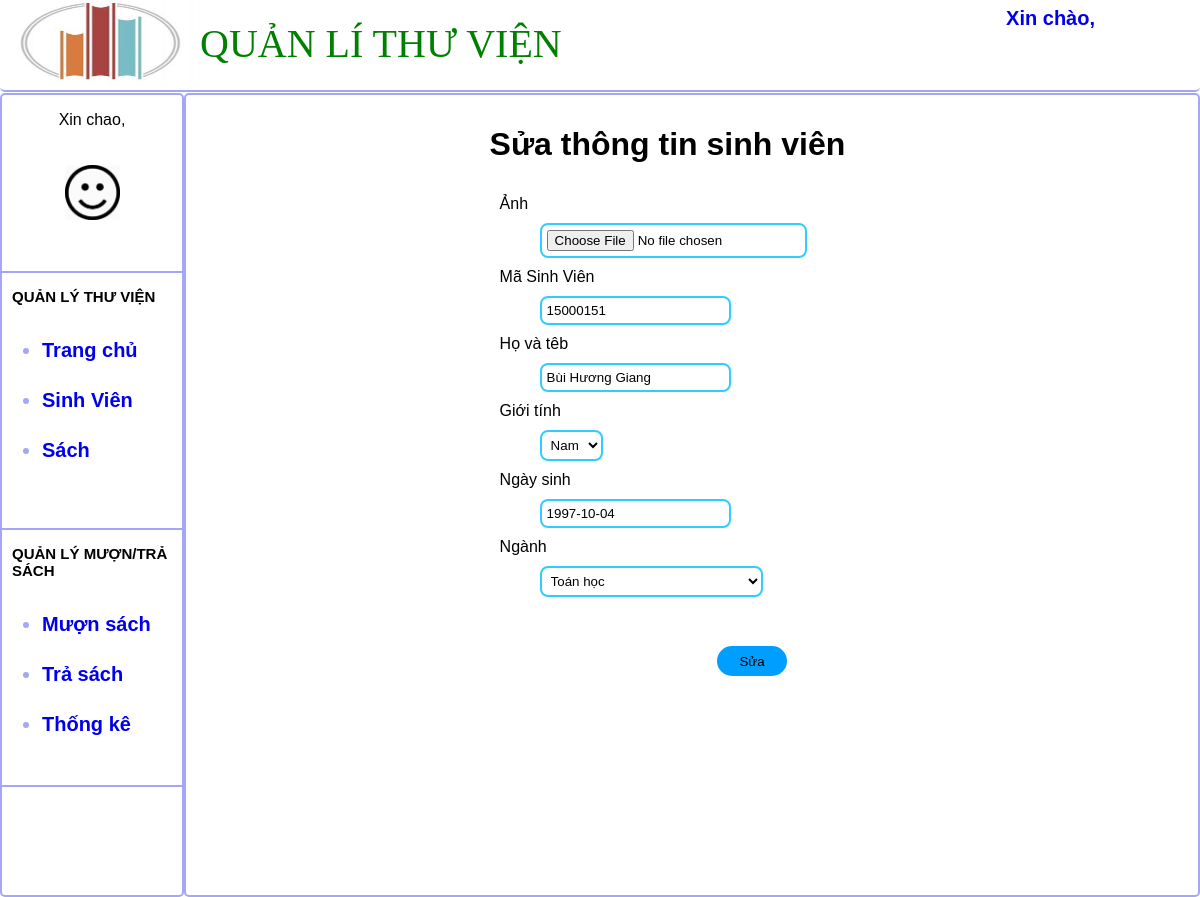
The app's page /edit.php?edit=15000151 with its own data.
### tables this page shows
CREATE TABLE `student` (
  `idStudent` int(8) NOT NULL,
  `avatar` varchar(250) NOT NULL,
  `fullname` varchar(250) NOT NULL,
  `gender` int(1) NOT NULL,
  `birthday` date NOT NULL,
  `idDepartment` int(2) NOT NULL
);

### edit.php (the view, shortened to what this page needs)
<?php
$connect = mysqli_connect("localhost", "root", "", "libdb") or die('khong the ket noi');
if(isset($_GET['edit'])){
	$id = $_GET['edit'];
}
$result = mysqli_query($connect,"SELECT * FROM student WHERE idStudent = '$id'");
mysqli_set_charset($connect,'UTF8');
?>
<!DOCTYPE html>
<html>
<head>
	<link rel="stylesheet" type="text/css" href="css/index.css">
	<link rel="stylesheet" type="text/css" href="css/edit.css">
</head>
<body>
	<div>
		<?php include("header.inc") ?>
		<div id="mainpage">
			<div id="fix_info">
				<form method="POST" class="fix_form">
					<h1> Sửa thông tin sinh viên</h1>
					<?php
					while($row = mysqli_fetch_assoc($result)):
						?>
						<label class="fix_label"> Ảnh </label>
						<input type="file" name="anh" value="<?php echo $row['avatar'] ?>" class="fix_input">
						<label class="fix_label"> Mã Sinh Viên </label>
						<input type="text" name="masv" value="<?php echo $row['idStudent'] ?>" class="fix_input">
						<label class="fix_label"> Họ và têb </label>
						<input type="text" name="hoten" value="<?php echo $row['fullname'] ?>" class="fix_input">
						<label class="fix_label"> Giới tính </label>
						<select name="gt" class="fix_input" >
							<option value="1">Nam</option>
						</select>
						<label class="fix_label"> Ngày sinh </label>
						<input type="text" name="ngaysinh" value="<?php echo $row['birthday'] ?>" class="fix_input">
						<label class="fix_label"> Ngành </label>
						<select class="fix_input" name="nganh">
							<?php
							$result_dp = mysqli_query($connect,"SELECT * FROM department");
							while ($row1 = mysqli_fetch_assoc($result_dp)):
								?>
								<option value="<?php echo $row1['idDepartment'] ?>"> <?php echo $row1['nameDepartment'] ?></option>
							<?php endwhile;
							?>
						</select>
						<input type="submit" name="edit_submit" id="edit_submit" value="Sửa">
					<?php endwhile;
					?>
				</form>
			</div>
		</div>
	</div>
</body>
</html>

### css/index.css (style rules this page uses)
body { margin: 0; font-family: Arial; }
#mainpage { position: relative; background-color: white; border: solid #A4A6F6 2px; width: calc(85% - 8px); height: 800px; float: left; border-radius: 5px; }

### css/edit.css (style rules this page uses)
#fix_info { position: absolute; width: 100%; height: 100%; }
.fix_form { position: relative; margin: 0px auto; width: 40%; height: 90%; }
.fix_label { position: relative; display: block; margin: 10px 10px; top: 20px; }
.fix_input { margin: 0px auto; position: relative; left: 50px; padding: 5px; top: 20px; box-sizing: border-box; border: 2px solid #33ccff; background-color: white; columns: blue; border-radius: 8px; }
#edit_submit { position: relative; top: 100px; border: 2px; background-color: #009FFF; width: 70px; height: 30px; border-radius: 25px; }
h1 { position: relative; display: block; top: 10px; }

### records on screen
student: masv "15000151", hoten "Bùi Hương Giang", ngaysinh "1997-10-04"

### other values on screen
form field nganh "Toán học"
